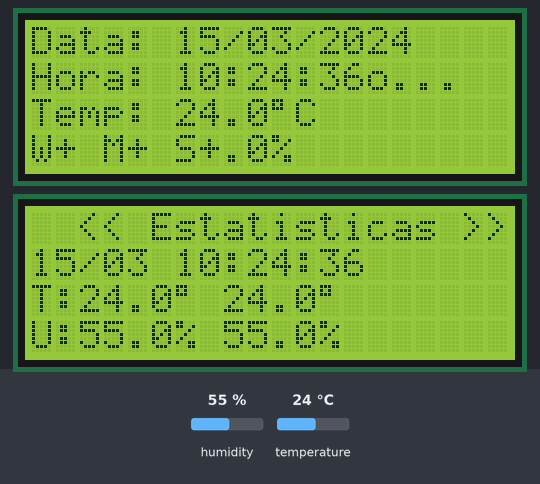
A sketch run on a simulated ESP32. Parts: 2 × 20×4 character LCD. The inputs (shaded band) are chosen by the test bench; at power-on: humidity 55 %, temperature 24 °C. WiFi joins after 1.5 s; servers stay silent unless stated; the local clock reads 2024-03-15 10:24:30 at power-on unless the sketch sets it; no MQTT or app messages arrive unless stated; what the sketch prints to the serial monitor is not drawn.

Above: at 6.4 s.
6.5 s: humidity set to 22 %
At 9.1 s:
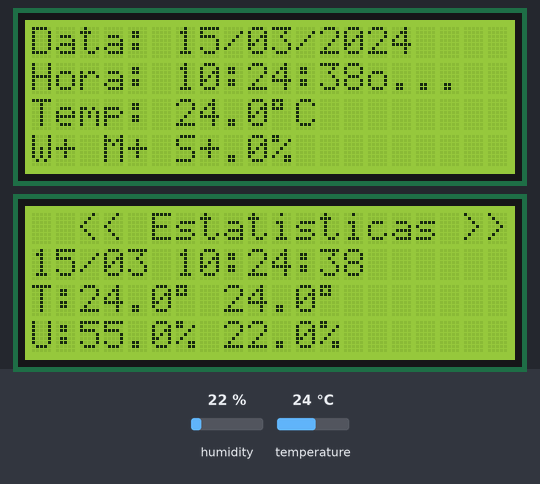
10.8 s: temperature set to 12 °C
At 11.8 s:
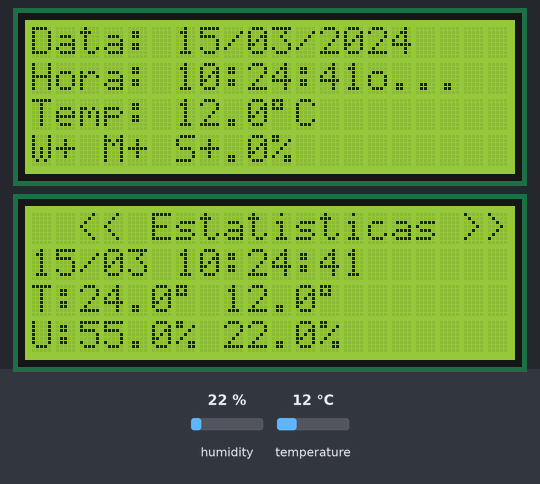
14.5 s: humidity set to 68 %
At 18.2 s:
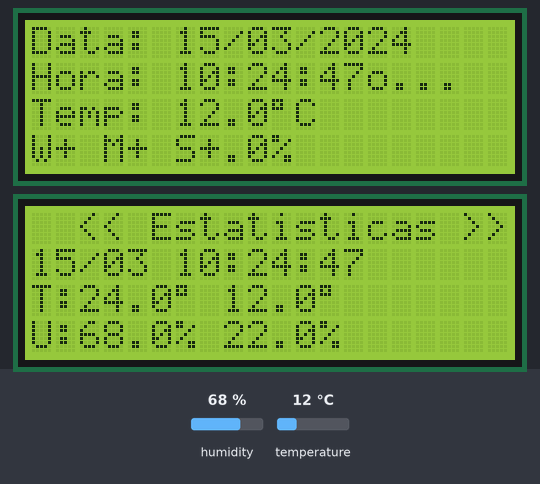
19.9 s: temperature set to 19 °C
At 21.0 s:
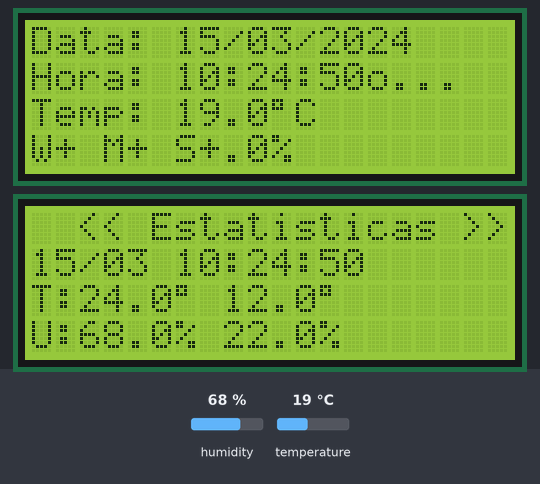
Timing chart, 0 to 22.9 s (numbered marks = the images above; inputs shaded):
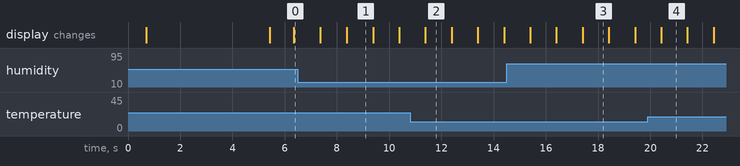

The sketch:

sketch.ino
```cpp
#include <Wire.h>
#include <LiquidCrystal_I2C.h>
#include <RTClib.h>
#include <DHTesp.h>
#include <WiFi.h>
#include <PubSubClient.h>
#include "secrets.h"

// Intervalo de leitura otimizado (DHT22 recomenda mínimo 2s)
const unsigned long INTERVALO_LEITURA = 3000;  // 3 segundos
const unsigned long INTERVALO_DISPLAY = 1000;  // 1 segundo para atualizar hora

// Timeouts para reconexão
const unsigned long WIFI_TIMEOUT = 15000;      // 15s
const unsigned long MQTT_RETRY_INTERVAL = 5000; // 5s

// ------------------- OBJETOS -------------------
WiFiClient espClient;
PubSubClient client(espClient);

LiquidCrystal_I2C lcd1(0x27, 20, 4);  // Display 1 - Dados em tempo real
LiquidCrystal_I2C lcd2(0x20, 20, 4);  // Display 2 - Estatísticas

RTC_DS1307 rtc;
DHTesp dht;
const int DHT_PIN = 15;

// ------------------- VARIÁVEIS -------------------
// Estatísticas
float tempMax = -100.0, tempMin = 100.0;
float umidMax = -100.0, umidMin = 100.0;
float tempAtual = 0.0, umidAtual = 0.0;

// Controle de timing
unsigned long lastSensorRead = 0;
unsigned long lastDisplayUpdate = 0;
unsigned long lastMqttAttempt = 0;

// Flags de status
bool sensorOk = false;
bool wifiConnected = false;
bool mqttConnected = false;
bool rtcOk = false;

// ------------------- FUNÇÕES DE CONECTIVIDADE -------------------
void setupWiFi() {
  Serial.println("\n=== Iniciando conexão Wi-Fi ===");
  WiFi.mode(WIFI_STA);
  WiFi.begin(ssid, password);

  unsigned long startAttempt = millis();

  while (WiFi.status() != WL_CONNECTED &&
         millis() - startAttempt < WIFI_TIMEOUT) {
    delay(100);
    Serial.print(".");
  }

  if (WiFi.status() == WL_CONNECTED) {
    wifiConnected = true;
    Serial.println("\n✓ Wi-Fi conectado!");
    Serial.print("✓ IP: ");
    Serial.println(WiFi.localIP());
    Serial.print("✓ RSSI: ");
    Serial.println(WiFi.RSSI());
  } else {
    wifiConnected = false;
    Serial.println("\n✗ Falha ao conectar Wi-Fi!");
  }
}

void setupMQTT() {
  client.setServer(mqtt_server, mqtt_port);
  client.setKeepAlive(60);
  client.setSocketTimeout(30);
}

bool reconnectMQTT() {
  // Evita tentativas muito frequentes
  if (millis() - lastMqttAttempt < MQTT_RETRY_INTERVAL) {
    return false;
  }

  lastMqttAttempt = millis();

  Serial.print("→ Conectando MQTT...");
  String clientId = "ESP32-DHT22-" + String(WiFi.macAddress());
  clientId.replace(":", "");

  if (client.connect(clientId.c_str())) {
    mqttConnected = true;
    Serial.println(" ✓ Conectado!");
    return true;
  } else {
    mqttConnected = false;
    Serial.print(" ✗ Falha (");
    Serial.print(client.state());
    Serial.println(")");
    return false;
  }
}

void sendMQTT(float temp, float umid) {
  if (!mqttConnected) return;

  // JSON compacto e eficiente
  char payload[60];
  snprintf(payload, sizeof(payload),
           "{\"temperatura\":%.1f,\"umidade\":%.1f}",
           temp, umid);

  if (client.publish(mqtt_topic, payload, false)) {
    Serial.println("✓ MQTT enviado: " + String(payload));
  } else {
    Serial.println("✗ Falha ao enviar MQTT");
    mqttConnected = false;
  }
}

// ------------------- FUNÇÕES DE DISPLAY -------------------
void updateLCD1(DateTime now, float temp, float umid) {
  char linha[21];

  // Linha 0: Data
  snprintf(linha, sizeof(linha), "Data: %02d/%02d/%04d",
           now.day(), now.month(), now.year());
  lcd1.setCursor(0, 0);
  lcd1.print(linha);

  // Linha 1: Hora
  snprintf(linha, sizeof(linha), "Hora: %02d:%02d:%02d",
           now.hour(), now.minute(), now.second());
  lcd1.setCursor(0, 1);
  lcd1.print(linha);

  // Linha 2: Temperatura
  snprintf(linha, sizeof(linha), "Temp: %.1f%cC    ", temp, 223);
  lcd1.setCursor(0, 2);
  lcd1.print(linha);

  // Linha 3: Umidade
  snprintf(linha, sizeof(linha), "Umid: %.1f%%     ", umid);
  lcd1.setCursor(0, 3);
  lcd1.print(linha);
}

void updateLCD2(DateTime now) {
  char linha[21];

  // Linha 0: Título
  lcd2.setCursor(0, 0);
  lcd2.print("  << Estatisticas >>  ");

  // Linha 1: Timestamp
  snprintf(linha, sizeof(linha), "%02d/%02d %02d:%02d:%02d",
           now.day(), now.month(), now.hour(), now.minute(), now.second());
  lcd2.setCursor(0, 1);
  lcd2.print(linha);
  lcd2.print("     ");

  // Linha 2: Temperaturas máx/mín
  snprintf(linha, sizeof(linha), "T:%.1f%c %.1f%c   ",
           tempMax, 223, tempMin, 223);
  lcd2.setCursor(0, 2);
  lcd2.print(linha);

  // Linha 3: Umidades máx/mín
  snprintf(linha, sizeof(linha), "U:%.1f%% %.1f%%   ",
           umidMax, umidMin);
  lcd2.setCursor(0, 3);
  lcd2.print(linha);
}

void showStartupScreen() {
  lcd1.clear();
  lcd1.setCursor(3, 0);
  lcd1.print("Sistema DHT22");
  lcd1.setCursor(2, 1);
  lcd1.print("Inicializando...");

  lcd2.clear();
  lcd2.setCursor(4, 1);
  lcd2.print("Aguarde...");
}

void showStatus() {
  lcd1.setCursor(0, 3);
  lcd1.print("W");
  lcd1.print(wifiConnected ? "+" : "-");
  lcd1.print(" M");
  lcd1.print(mqttConnected ? "+" : "-");
  lcd1.print(" S");
  lcd1.print(sensorOk ? "+" : "-");
}

// ------------------- LEITURA DE SENSORES -------------------
bool readSensors() {
  TempAndHumidity data = dht.getTempAndHumidity();

  // Valida leitura
  if (isnan(data.temperature) || isnan(data.humidity)) {
    Serial.println("✗ Erro na leitura do DHT22");
    sensorOk = false;
    return false;
  }

  // Valida range (DHT22: -40~80°C, 0~100%)
  if (data.temperature < -40 || data.temperature > 80 ||
      data.humidity < 0 || data.humidity > 100) {
    Serial.println("✗ Leitura fora do range válido");
    sensorOk = false;
    return false;
  }

  sensorOk = true;
  tempAtual = data.temperature;
  umidAtual = data.humidity;

  // Atualiza máximas e mínimas
  if (tempAtual > tempMax) tempMax = tempAtual;
  if (tempAtual < tempMin) tempMin = tempAtual;
  if (umidAtual > umidMax) umidMax = umidAtual;
  if (umidAtual < umidMin) umidMin = umidAtual;

  return true;
}

// ------------------- SETUP -------------------
void setup() {
  Serial.begin(115200);
  delay(500);

  Serial.println("\n\n╔════════════════════════════════════════╗");
  Serial.println("║   Sistema de Monitoramento DHT22     ║");
  Serial.println("║   Temperatura & Umidade com MQTT     ║");
  Serial.println("╚════════════════════════════════════════╝\n");

  // Inicializa I2C
  Wire.begin();

  // Inicializa LCDs
  Serial.print("→ Inicializando displays...");
  lcd1.init();
  lcd1.backlight();
  lcd2.init();
  lcd2.backlight();
  showStartupScreen();
  Serial.println(" ✓");
  delay(1000);

  // Inicializa RTC
  Serial.print("→ Inicializando RTC...");
  if (rtc.begin()) {
    rtcOk = true;
    if (!rtc.isrunning()) {
      Serial.println(" ! Ajustando horário");
      rtc.adjust(DateTime(F(__DATE__), F(__TIME__)));
    } else {
      Serial.println(" ✓");
    }
  } else {
    Serial.println(" ✗ Falha!");
    rtcOk = false;
  }

  // Inicializa DHT22
  Serial.print("→ Inicializando DHT22...");
  dht.setup(DHT_PIN, DHTesp::DHT22);
  Serial.println(" ✓");
  delay(2000); // DHT22 precisa de tempo para estabilizar

  // Conecta Wi-Fi
  setupWiFi();

  // Configura MQTT
  if (wifiConnected) {
    setupMQTT();
  }

  Serial.println("\n=== Sistema Iniciado ===\n");
}

// ------------------- LOOP PRINCIPAL -------------------
void loop() {
  unsigned long currentMillis = millis();

  // === GESTÃO DE CONECTIVIDADE ===
  // Verifica Wi-Fi
  if (WiFi.status() != WL_CONNECTED) {
    if (wifiConnected) {
      Serial.println("✗ Wi-Fi desconectado!");
      wifiConnected = false;
      mqttConnected = false;
    }
    setupWiFi();
  } else {
    wifiConnected = true;
  }

  // Verifica/reconecta MQTT
  if (wifiConnected) {
    if (!client.connected()) {
      if (mqttConnected) {
        Serial.println("✗ MQTT desconectado!");
        mqttConnected = false;
      }
      reconnectMQTT();
    }
    client.loop(); // Mantém conexão MQTT ativa
  }

  // === LEITURA DE SENSORES ===
  if (currentMillis - lastSensorRead >= INTERVALO_LEITURA) {
    lastSensorRead = currentMillis;

    if (readSensors()) {
      // Envia dados via MQTT se conectado
      if (mqttConnected) {
        sendMQTT(tempAtual, umidAtual);
      }

      // Log no Serial
      Serial.println("━━━━━━━━━━━━━━━━━━━━━━━━━━━━━━━━━━━━━━");
      Serial.printf("📊 Temp: %.1f°C | Umid: %.1f%%\n", tempAtual, umidAtual);
      Serial.printf("📈 Max: T=%.1f°C U=%.1f%% | Min: T=%.1f°C U=%.1f%%\n",
                    tempMax, umidMax, tempMin, umidMin);
    }
  }

  // === ATUALIZAÇÃO DOS DISPLAYS ===
  if (rtcOk && currentMillis - lastDisplayUpdate >= INTERVALO_DISPLAY) {
    lastDisplayUpdate = currentMillis;

    DateTime now = rtc.now();

    if (sensorOk) {
      updateLCD1(now, tempAtual, umidAtual);
      updateLCD2(now);
    } else {
      // Mostra mensagem de erro
      lcd1.setCursor(0, 2);
      lcd1.print("Erro ao ler sensor!");
    }

    // Mostra status de conexão (canto inferior esquerdo LCD1)
    showStatus();
  }

  // Pequeno delay para não sobrecarregar o processador
  delay(10);
}
```

secrets.h
```cpp
#ifndef SECRETS_H
#define SECRETS_H

// ------------------- CONFIGURAÇÕES SENSÍVEIS -------------------
const char* ssid = "Wokwi-GUEST";
const char* password = "";

const char* mqtt_server = "test.mosquitto.org";
const int mqtt_port = 1883;
const char* mqtt_topic = "sensor/dht22henri";

#endif  // SECRETS_H
```

Measured:
- what the display in image 4 shows lasts 1.0 s, from 20.4 s to 21.4 s
